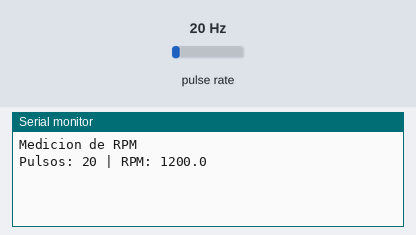
Bench run of a sketch on a simulated Arduino Uno, built with avr-gcc and run on an emulated ATmega328P. Shown: the last lines printed to the serial monitor. Wiring (inferred from the names in the program): pulse sensor: data pin 3. The test bench sets the inputs (shaded band); at power-on: pulse rate 20 Hz.

Above: at 1.2 s.
1.3 s: pulse rate (sensor on pin 3) set to 4 Hz
At 2.6 s:
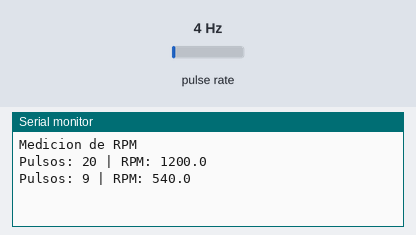
2.8 s: pulse rate (sensor on pin 3) set to 50 Hz
At 3.3 s:
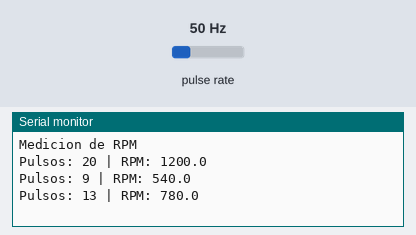
Timing chart, 0 to 5.8 s (numbered marks = the images above; inputs shaded):
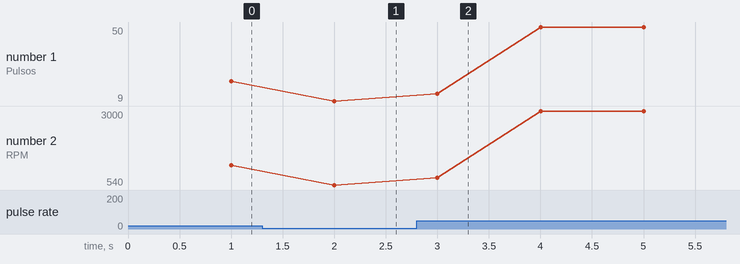

Measured:
- after the input at 1.3 s, the serial monitor: prints a new line after 0.70 s (image 1)
- after the input at 2.8 s, the serial monitor: prints a new line after 0.20 s (image 2)
- plotted number 1: 20 → 9 after the input at 1.3 s, 9 → 50 after the input at 2.8 s
- plotted number 2: 1200 → 540 after the input at 1.3 s, 540 → 3000 after the input at 2.8 s

The sketch:

hall_con_disco.ino
```cpp
const byte pinHall = 3;

const float pulsosPorVuelta = 1.0;
const unsigned long intervalo = 1000;

volatile unsigned long pulsos = 0;

unsigned long tiempoAnterior = 0;

void contarPulso() {
  pulsos++;
}

void setup() {
  Serial.begin(9600);

  pinMode(pinHall, INPUT_PULLUP);

  attachInterrupt(
    digitalPinToInterrupt(pinHall),
    contarPulso,
    FALLING
  );

  tiempoAnterior = millis();
  Serial.println("Medicion de RPM");
}

void loop() {
  unsigned long ahora = millis();

  if (ahora - tiempoAnterior >= intervalo) {

    unsigned long transcurrido =
      ahora - tiempoAnterior;

    noInterrupts();

    unsigned long cantidad = pulsos;
    pulsos = 0;

    interrupts();

    float rpm =
      (cantidad * 60000.0) /
      (pulsosPorVuelta * transcurrido);

    Serial.print("Pulsos: ");
    Serial.print(cantidad);

    Serial.print(" | RPM: ");
    Serial.println(rpm, 1);

    tiempoAnterior = ahora;
  }
}
```
